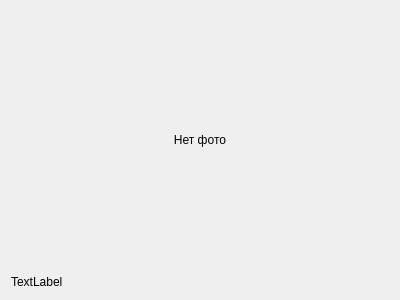
<?xml version="1.0" encoding="UTF-8"?>
<ui version="4.0">
 <class>Detail_Info</class>
 <widget class="QDialog" name="Detail_Info">
  <property name="geometry">
   <rect>
    <x>0</x>
    <y>0</y>
    <width>400</width>
    <height>300</height>
   </rect>
  </property>
  <property name="maximumSize">
   <size>
    <width>400</width>
    <height>300</height>
   </size>
  </property>
  <property name="windowTitle">
   <string>Информация</string>
  </property>
  <layout class="QVBoxLayout" name="verticalLayout_2">
   <item>
    <layout class="QVBoxLayout" name="verticalLayout">
     <item>
      <spacer name="verticalSpacer_2">
       <property name="orientation">
        <enum>Qt::Vertical</enum>
       </property>
       <property name="sizeHint" stdset="0">
        <size>
         <width>20</width>
         <height>40</height>
        </size>
       </property>
      </spacer>
     </item>
     <item>
      <widget class="QLabel" name="photo_lb">
       <property name="text">
        <string>Нет фото</string>
       </property>
       <property name="alignment">
        <set>Qt::AlignCenter</set>
       </property>
      </widget>
     </item>
     <item>
      <spacer name="verticalSpacer">
       <property name="orientation">
        <enum>Qt::Vertical</enum>
       </property>
       <property name="sizeHint" stdset="0">
        <size>
         <width>20</width>
         <height>40</height>
        </size>
       </property>
      </spacer>
     </item>
     <item>
      <widget class="QLabel" name="info_lb">
       <property name="text">
        <string>TextLabel</string>
       </property>
      </widget>
     </item>
    </layout>
   </item>
  </layout>
 </widget>
 <layoutdefault spacing="6" margin="11"/>
 <resources/>
 <connections/>
</ui>
